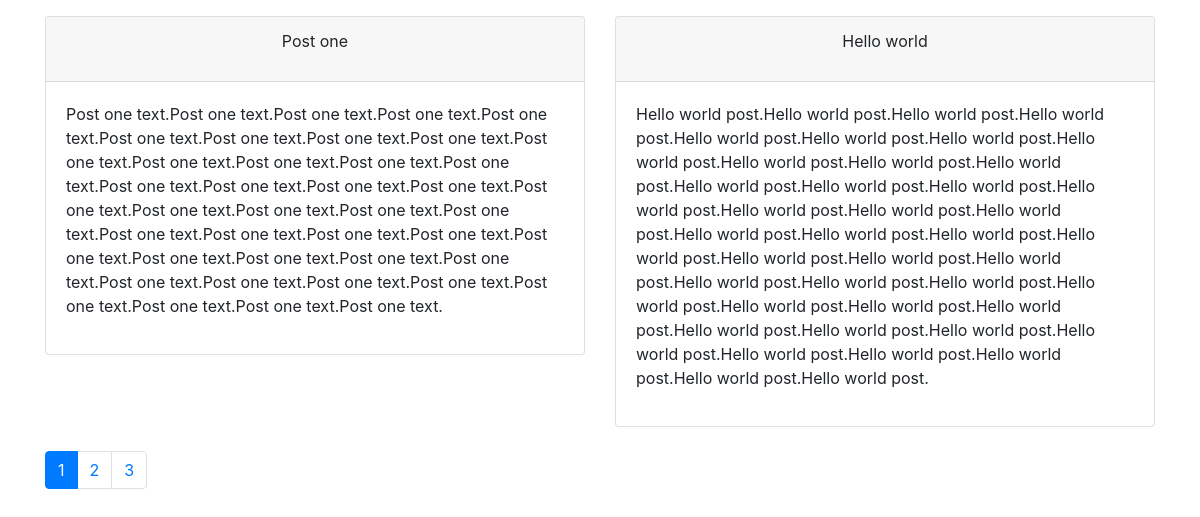
The page / on the database its author committed.
### tables this page shows
CREATE TABLE `posts` (
  `id` int(11) NOT NULL,
  `title` text NOT NULL,
  `content` text NOT NULL
);

### db.php (called while the page is built, shortened)
<?php
class DB{
	public $host = db_host;
	public $dbUser = db_user;
	public $pass = pass;
	public $dbName = db_name;
	public $link;
	private function connection(){
		$this->link = new mysqli($this->host,$this->dbUser,$this->pass,$this->dbName);
	}
	public function select($sql){
		$result = $this->link->query($sql) or die ($this->link->error.__LINE__);
		if ($result->num_rows > 0) {
			return $result;
		}else{
			return false;
		}
	}
}

### index.php (the view, shortened to what this page needs)
<?php
include "db.php";
$DB = new DB();
?>
<!DOCTYPE html>
<html>
<head>
	<link rel="stylesheet" href="https://maxcdn.bootstrapcdn.com/bootstrap/4.3.1/css/bootstrap.min.css">
</head>
<body>
<div class="container">
	<div class="row">
		<?php
			$per_page = 2;
			if (isset($_GET["page"])) {
				$page = $_GET["page"];
			}else{
				$page = 1;
			}
			$start_from = ($page-1)*$per_page;
			$sql = "SELECT * FROM posts limit $start_from,$per_page";
			$getPost = $DB->select($sql);
			if ($getPost):
				while ($result = $getPost->fetch_assoc()):
		?>
		<div class="col-sm-6">
			<div class="card mt-3">
				<div class="card-header">
					<p class="text-center"><?php echo $result['title']?></p>
				</div>
				<div class="card-body">
					<p><?php echo $result['content']?></p>
				</div>
			</div>
		</div>
		<?php
			endwhile;
			endif;
		?>
	</div>
	<div class="pagination-sec mt-4">
		<ul class="pagination">
		  	<?php
		  		if (isset($_GET["page"])) {
		  			$page_num = $_GET["page"];
		  		}else{
		  			$page_num = 1;
		  		}
				$sql = "SELECT * FROM posts";
				$result = $DB->select($sql);
				$total_rows = mysqli_num_rows($result);
				$toatal_pages = ceil($total_rows/$per_page);
				for ($i = 1; $i <= $toatal_pages; $i++):
			?>
			<li class="page-item
			<?php
				if($page_num == $i){
					echo 'active';
				}
			?>
			" id="<?php echo $i?>">
		  		<a class='page-link' href='index.php?page=<?php echo $i?>'><?php echo $i?></a>
		    </li>
			<?php
				endfor;
			?>
		</ul>
	</div>
</div>
</body>
</html>

### rows shown on the page
posts: title "Post one", content "Post one text.Post one text.Post one text.Post one text.Post one text.Post one text.Post one text.Post one text.Post one text.Post one text.Post one text.Post one text.Post one text.Post one text.Post one text.Post one text.Post one text.Post one text.Post one text.Post one text.Post one text.Post one text.Post one text.Post one text.Post one text.Post one text.Post one text.Post one text.Post one text.Post one text.Post one text.Post one text.Post one text.Post one text.Post one text.Post one text.Post one text.Post one text.Post one text.Post one text."
posts: title "Hello world", content "Hello world post.Hello world post.Hello world post.Hello world post.Hello world post.Hello world post.Hello world post.Hello world post.Hello world post.Hello world post.Hello world post.Hello world post.Hello world post.Hello world post.Hello world post.Hello world post.Hello world post.Hello world post.Hello world post.Hello world post.Hello world post.Hello world post.Hello world post.Hello world post.Hello world post.Hello world post.Hello world post.Hello world post.Hello world post.Hello world post.Hello world post.Hello world post.Hello world post.Hello world post.Hello world post.Hello world post.Hello world post.Hello world post.Hello world post.Hello world post.Hello world post."
